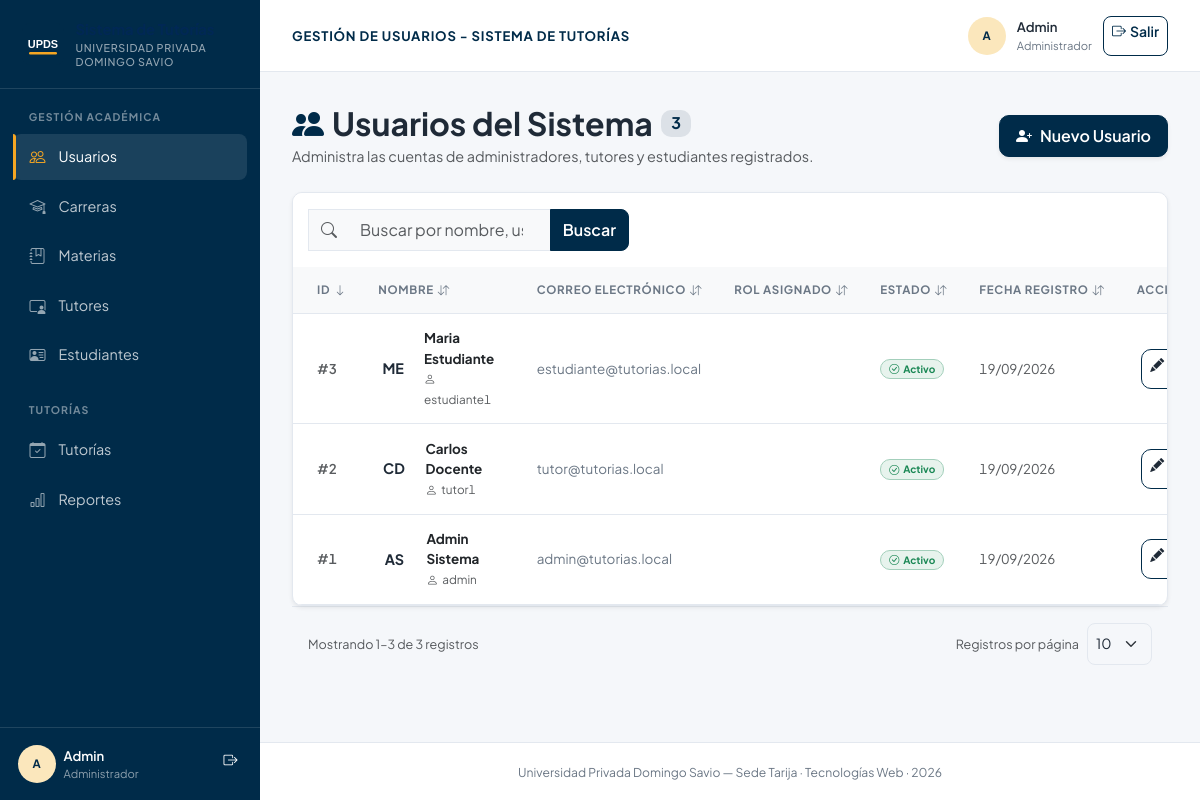
Screenshot of /controllers/usuarios_listar.php (signed in) with the database file from the repository.
### tables this page shows
CREATE TABLE IF NOT EXISTS usuarios (
  id_usuario INT AUTO_INCREMENT PRIMARY KEY,
  id_rol INT NOT NULL,
  nombre VARCHAR(100) NOT NULL,
  apellido VARCHAR(100) NOT NULL,
  correo VARCHAR(150) NOT NULL UNIQUE,
  usuario VARCHAR(50) NOT NULL UNIQUE,
  contrasena_hash VARCHAR(255) NOT NULL,      
  telefono VARCHAR(20),
  estado ENUM('activo','inactivo') NOT NULL DEFAULT 'activo',
  fecha_registro DATETIME DEFAULT CURRENT_TIMESTAMP,
  CONSTRAINT fk_usuarios_roles FOREIGN KEY (id_rol) REFERENCES roles(id_rol) ON UPDATE CASCADE
);

### controllers/usuarios_listar.php (called while the page is built)
<?php
require_once __DIR__ . '/../config/conexion.php';
require_once __DIR__ . '/../models/UsuarioModel.php';
require_once __DIR__ . '/../includes/lista_helper.php';
$usuarioModel = new UsuarioModel($pdo);
$ordenesPermitidos = ['id', 'nombre', 'correo', 'rol', 'estado', 'fecha'];
$ordenActual = in_array($_GET['orden'] ?? '', $ordenesPermitidos, true) ? $_GET['orden'] : 'id';
$dirActual = ($_GET['dir'] ?? '') === 'asc' ? 'asc' : 'desc';
$q = isset($_GET['q']) && is_scalar($_GET['q']) ? trim((string) $_GET['q']) : '';
$orden = $ordenActual;
$dir = $dirActual;
$parametrosPagina = paginacionParametros();
$totalRegistros = $usuarioModel->contar($q);
$pag = paginacionCalcular($totalRegistros, $parametrosPagina);
$usuarios = $usuarioModel->obtenerPaginadas($q, $orden, $dir, $pag['por_pagina'], $pag['offset']);
require_once __DIR__ . '/../views/usuarios/listar.php';

### models/UsuarioModel.php (called while the page is built, shortened)
<?php
class UsuarioModel
{
    private $pdo;
    public function __construct($pdo)
    {
        $this->pdo = $pdo;
    }
    public function obtenerPaginadas($q, $orden, $dir, $limite, $offset)
    {
        $columnas = ['id' => 'u.id_usuario', 'nombre' => 'u.nombre', 'correo' => 'u.correo', 'rol' => 'r.nombre_rol', 'estado' => 'u.estado', 'fecha' => 'u.fecha_registro'];
        $ordenSql = $columnas[$orden] ?? $columnas['id'];
        $dirSql = strtolower($dir) === 'asc' ? 'ASC' : 'DESC';
        $sql = "SELECT u.id_usuario, u.nombre, u.apellido, u.correo, u.usuario, r.nombre_rol, u.estado, u.fecha_registro
                FROM usuarios u INNER JOIN roles r ON u.id_rol = r.id_rol";
        $sql .= " ORDER BY {$ordenSql} {$dirSql} LIMIT :limite OFFSET :offset";
        $stmt = $this->pdo->prepare($sql);
        $stmt->bindValue(':limite', $limite, PDO::PARAM_INT);
        $stmt->bindValue(':offset', $offset, PDO::PARAM_INT);
        $stmt->execute();
        return $stmt->fetchAll();
    }
    public function contar($q = '')
    {
        $sql = 'SELECT COUNT(*) FROM usuarios u INNER JOIN roles r ON u.id_rol = r.id_rol';
        $stmt = $this->pdo->prepare($q !== '' ? $sql . " WHERE CONCAT_WS(' ', u.nombre, u.apellido, u.usuario, u.correo, r.nombre_rol) LIKE :q ESCAPE '\\\\'" : $sql);
        $stmt->execute();
        return (int) $stmt->fetchColumn();
    }
}

### views/usuarios/listar.php (the view, shortened to what this page needs)
<?php
include __DIR__ . '/../layouts/header.php';
?>
<div class="d-flex flex-column flex-md-row justify-content-between align-items-start align-items-md-center mb-4 gap-3">
  <div>
    <h2 class="fw-bold mb-1 d-flex align-items-center gap-2">
      <i class="bi bi-people-fill text-primary"></i>
      <span>Usuarios del Sistema</span>
      <span class="badge bg-primary bg-opacity-10 text-primary fs-6"><?= $totalRegistros ?></span>
    </h2>
    <p class="text-muted mb-0">Administra las cuentas de administradores, tutores y estudiantes registrados.</p>
  </div>
  <div>
    <a href="usuarios_crear.php" class="btn btn-primary d-flex align-items-center gap-2 shadow-sm px-3 py-2 rounded-3">
      <i class="bi bi-person-plus-fill"></i>
      <span class="fw-semibold">Nuevo Usuario</span>
    </a>
  </div>
</div>
<div class="card card-custom shadow-sm overflow-hidden">
  <div class="card-header bg-white py-3 border-0 d-flex flex-column flex-sm-row justify-content-between align-items-sm-center gap-2">
    <form method="GET" class="input-group" style="max-width: 320px;">
      <span class="input-group-text bg-light border-end-0 text-muted"><i class="bi bi-search"></i></span>
      <input type="search" name="q" value="<?= htmlspecialchars($q) ?>" class="form-control bg-light border-start-0" placeholder="Buscar por nombre, usuario...">
      <button class="btn btn-primary" type="submit">Buscar</button>
    </form>
  </div>
  <div class="table-responsive">
    <table class="table table-hover align-middle mb-0" id="tablaUsuarios">
      <thead class="table-light text-muted text-uppercase" style="font-size: 0.75rem; letter-spacing: 0.5px;">
        <tr>
          <th class="text-end pe-4">Acciones</th>
        </tr>
      </thead>
      <tbody>
        <?php foreach ($usuarios as $u): ?>
          <?php
            $badgeRol = 'badge-admin';
            if ($u['nombre_rol'] === 'tutor') $badgeRol = 'badge-tutor';
            if ($u['nombre_rol'] === 'estudiante') $badgeRol = 'badge-estudiante';
          ?>
          <tr>
            <td class="ps-4 text-muted fw-semibold">#<?= htmlspecialchars($u['id_usuario']) ?></td>
            <td>
              <div class="d-flex align-items-center gap-3">
                <div class="monogram rounded-circle d-flex align-items-center justify-content-center fw-bold" style="width: 40px; height: 40px; font-size: 0.9rem;">
                  <?= strtoupper(substr($u['nombre'], 0, 1) . substr($u['apellido'], 0, 1)) ?>
                </div>
                <div>
                  <div class="fw-bold text-dark"><?= htmlspecialchars($u['nombre'] . ' ' . $u['apellido']) ?></div>
                  <small class="text-muted"><i class="bi bi-person me-1"></i><?= htmlspecialchars($u['usuario']) ?></small>
                </div>
              </div>
            </td>
            <td>
              <span class="text-secondary"><?= htmlspecialchars($u['correo']) ?></span>
            </td>
            <td>
              <span class="badge rounded-pill px-3 py-1 text-capitalize <?= $badgeRol ?>">
              </span>
            </td>
            <td>
              <?php if ($u['estado'] === 'activo'): ?>
                <span class="badge bg-success bg-opacity-10 text-success border border-success-subtle px-2 py-1">
                  <i class="bi bi-check-circle me-1"></i>Activo
                </span>
              <?php else: ?>
                <span class="badge bg-secondary bg-opacity-10 text-secondary border border-secondary-subtle px-2 py-1">
                  <i class="bi bi-dash-circle me-1"></i>Inactivo
                </span>
              <?php endif; ?>
            </td>
            <td class="text-muted small">
              <?= date('d/m/Y', strtotime($u['fecha_registro'])) ?>
            </td>
            <td class="text-end pe-4">
              <div class="btn-group" role="group">
                <a href="usuarios_editar.php?id=<?= $u['id_usuario'] ?>" class="btn btn-outline-primary btn-sm rounded-start-2" title="Editar">
                  <i class="bi bi-pencil-fill"></i>
                </a>
              </div>
            </td>
          </tr>
        <?php endforeach; ?>
      </tbody>
    </table>
  </div>
</div>
<?php include __DIR__ . '/../partials/paginacion.php'; ?>
<?php include __DIR__ . '/../layouts/footer.php'; ?>

### rows the page displays
usuarios: id_usuario "3", nombre+apellido "ME", nombre+apellido "Maria Estudiante", usuario "estudiante1", correo "estudiante@tutorias.local", estado "activo" (drawn), fecha_registro "19/09/2026"
usuarios: id_usuario "2", nombre+apellido "CD", nombre+apellido "Carlos Docente", usuario "tutor1", correo "tutor@tutorias.local", estado "activo" (drawn), fecha_registro "19/09/2026"
usuarios: id_usuario "1", nombre+apellido "AS", nombre+apellido "Admin Sistema", usuario "admin", correo "admin@tutorias.local", estado "activo" (drawn), fecha_registro "19/09/2026"

### other values shown
$iniciales "A A"
$nombreSesion "Admin"
$rolSesion "Administrador"
$tituloSeccion "GESTIÓN DE USUARIOS - SISTEMA DE TUTORÍAS"
$totalRegistros "3"
$etiqueta "ID NOMBRE CORREO ELECTRÓNICO ROL ASIGNADO ESTADO FECHA REGISTRO"
$inicio "1"
$fin "3"
$pag['total'] "3"
form field por_pagina "10"
